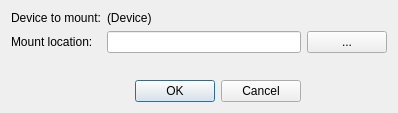
<?xml version="1.0" encoding="UTF-8"?>
<ui version="4.0">
 <class>DialogMount</class>
 <widget class="QDialog" name="DialogMount">
  <property name="geometry">
   <rect>
    <x>0</x>
    <y>0</y>
    <width>398</width>
    <height>113</height>
   </rect>
  </property>
  <property name="windowTitle">
   <string>Dialog</string>
  </property>
  <layout class="QGridLayout" name="gridLayout">
   <item row="0" column="0">
    <widget class="QLabel" name="label">
     <property name="text">
      <string>Device to mount:</string>
     </property>
    </widget>
   </item>
   <item row="3" column="1">
    <widget class="QDialogButtonBox" name="buttonBox">
     <property name="orientation">
      <enum>Qt::Horizontal</enum>
     </property>
     <property name="standardButtons">
      <set>QDialogButtonBox::Cancel|QDialogButtonBox::Ok</set>
     </property>
    </widget>
   </item>
   <item row="0" column="1">
    <widget class="QLabel" name="labelDevice">
     <property name="text">
      <string>(Device)</string>
     </property>
    </widget>
   </item>
   <item row="1" column="0">
    <widget class="QLabel" name="label_3">
     <property name="text">
      <string>Mount location:</string>
     </property>
    </widget>
   </item>
   <item row="1" column="1">
    <widget class="QLineEdit" name="mountLocation"/>
   </item>
   <item row="2" column="0">
    <spacer name="verticalSpacer">
     <property name="orientation">
      <enum>Qt::Vertical</enum>
     </property>
     <property name="sizeHint" stdset="0">
      <size>
       <width>20</width>
       <height>40</height>
      </size>
     </property>
    </spacer>
   </item>
   <item row="1" column="2">
    <widget class="QPushButton" name="browseButton">
     <property name="text">
      <string>...</string>
     </property>
    </widget>
   </item>
  </layout>
 </widget>
 <resources/>
 <connections>
  <connection>
   <sender>buttonBox</sender>
   <signal>accepted()</signal>
   <receiver>DialogMount</receiver>
   <slot>accept()</slot>
   <hints>
    <hint type="sourcelabel">
     <x>248</x>
     <y>254</y>
    </hint>
    <hint type="destinationlabel">
     <x>157</x>
     <y>274</y>
    </hint>
   </hints>
  </connection>
  <connection>
   <sender>buttonBox</sender>
   <signal>rejected()</signal>
   <receiver>DialogMount</receiver>
   <slot>reject()</slot>
   <hints>
    <hint type="sourcelabel">
     <x>316</x>
     <y>260</y>
    </hint>
    <hint type="destinationlabel">
     <x>286</x>
     <y>274</y>
    </hint>
   </hints>
  </connection>
 </connections>
</ui>
